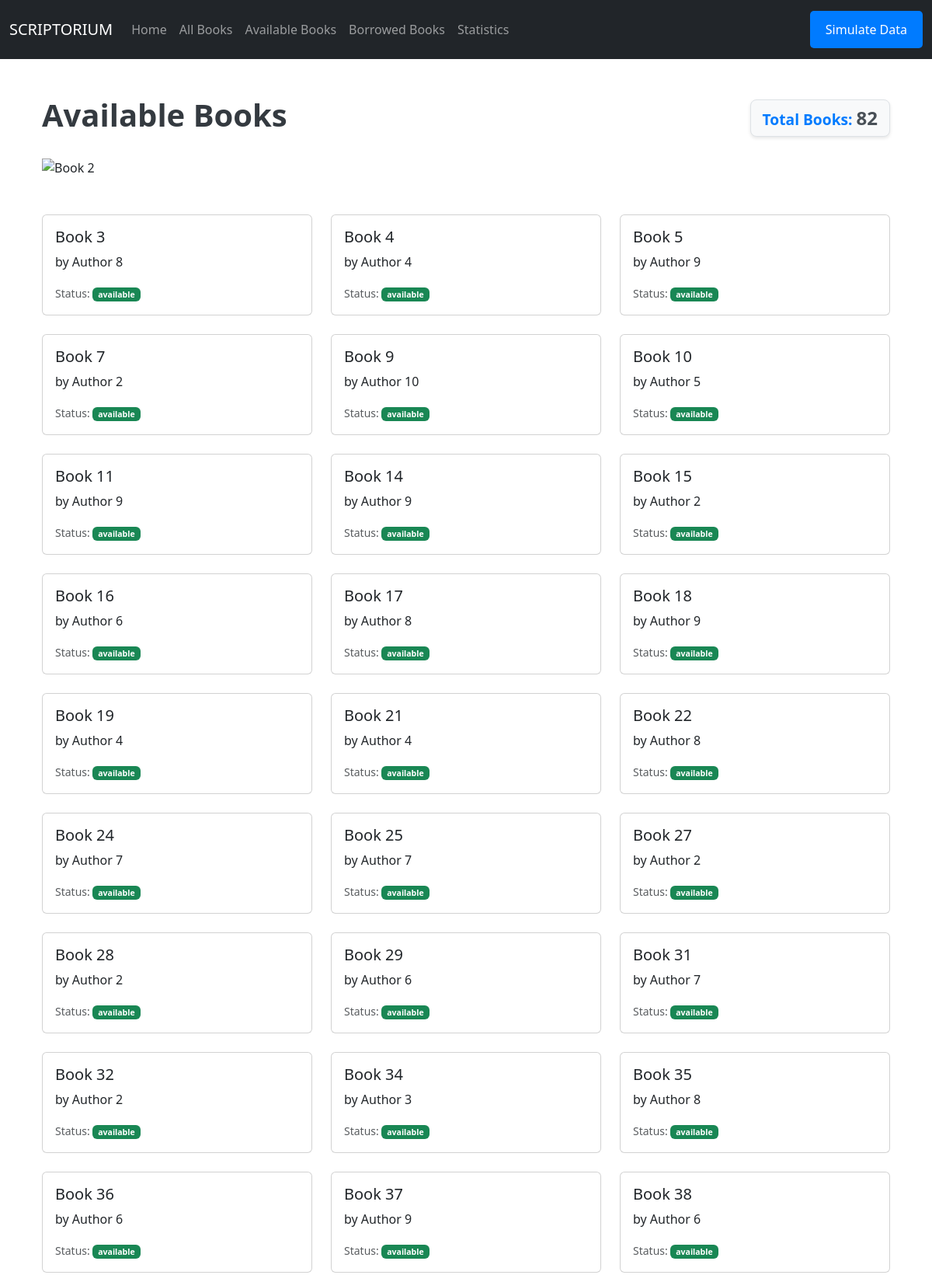
/books/available (upper part), run on the app's committed database.
### app/models.py (models this page shows)
class Book(db.Model):
    id = db.Column(db.Integer, primary_key=True)
    title = db.Column(db.String(100), nullable=False)
    author = db.Column(db.String(100), nullable=False)
    published_date = db.Column(db.String(10), nullable=False)
    status = db.Column(db.String(10), default="available")
    pages = db.Column(db.Integer, nullable=False)
    goodread_rating = db.Column(db.Float, nullable=False)
    loans = db.relationship('Loan', back_populates='book')

### app/routes.py (the view)
@main.route('/books/available')
def available_books():
    books = Book.query.filter_by(status="available").all()
    total_available = len(books)
    return render_template('books.html', books=books, title="Available Books", total=total_available)

### app/templates/books.html (shortened to what this page needs)
{% extends 'base.html' %}
{% block content %}
<div class="container mt-5">
    <div class="d-flex justify-content-between align-items-center">
        <h1>{{ title if title else 'All Books' }}</h1>
        <div class="total-section">
            <span class="total-label">Total Books: </span>
            <span class="total-count">{{ total }}</span>
        </div>
    </div>
    <div id="bookCarousel" class="carousel slide mt-4" data-bs-ride="carousel">
        <div class="carousel-inner">
            <div class="carousel-item">
                <img src="{{ url_for('static', filename='img/book2.jpg') }}" class="d-block w-100" alt="Book 2">
            </div>
        </div>
        <a class="carousel-control-prev" href="#bookCarousel" role="button" data-bs-slide="prev">
            <span class="carousel-control-prev-icon" aria-hidden="true"></span>
        </a>
        <a class="carousel-control-next" href="#bookCarousel" role="button" data-bs-slide="next">
            <span class="carousel-control-next-icon" aria-hidden="true"></span>
        </a>
    </div>
    <div class="row row-cols-1 row-cols-md-3 g-4 mt-4">
        {% for book in books %}
        <div class="col">
            <div class="card h-100">
                <div class="card-body">
                    <h5 class="card-title">{{ book.title }}</h5>
                    <p class="card-text">by {{ book.author }}</p>
                    <p class="card-text">
                        <small class="text-muted">
                            Status:
                            <span class="badge {% if book.status == 'available' %}bg-success{% else %}bg-danger{% endif %}">
                                {{ book.status }}
                            </span>
                        </small>
                    </p>
                </div>
            </div>
        </div>
        {% endfor %}
    </div>
</div>
{% endblock %}

### app/static/css/styles.css (style rules this page uses)
h1 { font-size: 2.5rem; color: #343a40; font-weight: bold; }
.total-section { font-size: 1.2rem; font-weight: bold; color: #343a40; background-color: #f8f9fa; border: 1px solid #dee2e6; border-radius: 8px; padding: 5px 15px; box-shadow: 0 2px 4px rgba(0, 0, 0, 0.1); }
.total-label { color: #007bff; }
.total-count { font-size: 1.5rem; color: #495057; }

### data on the page
Book: title "Book 3", author "Author 8", status "available"
Book: title "Book 4", author "Author 4", status "available"
Book: title "Book 5", author "Author 9", status "available"
Book: title "Book 7", author "Author 2", status "available"
Book: title "Book 9", author "Author 10", status "available"
Book: title "Book 10", author "Author 5", status "available"
Book: title "Book 11", author "Author 9", status "available"
Book: title "Book 14", author "Author 9", status "available"
Book: title "Book 15", author "Author 2", status "available"
Book: title "Book 16", author "Author 6", status "available"
Book: title "Book 17", author "Author 8", status "available"
Book: title "Book 18", author "Author 9", status "available"
Book: title "Book 19", author "Author 4", status "available"
Book: title "Book 21", author "Author 4", status "available"
Book: title "Book 22", author "Author 8", status "available"
Book: title "Book 24", author "Author 7", status "available"
Book: title "Book 25", author "Author 7", status "available"
Book: title "Book 27", author "Author 2", status "available"
Book: title "Book 28", author "Author 2", status "available"
Book: title "Book 29", author "Author 6", status "available"
Book: title "Book 31", author "Author 7", status "available"
Book: title "Book 32", author "Author 2", status "available"
Book: title "Book 34", author "Author 3", status "available"
Book: title "Book 35", author "Author 8", status "available"
Book: title "Book 36", author "Author 6", status "available"
Book: title "Book 37", author "Author 9", status "available"
Book: title "Book 38", author "Author 6", status "available"

### other printed values
{{ title if title else 'All Books' }} "Available Books"
{{ total }} "82"
